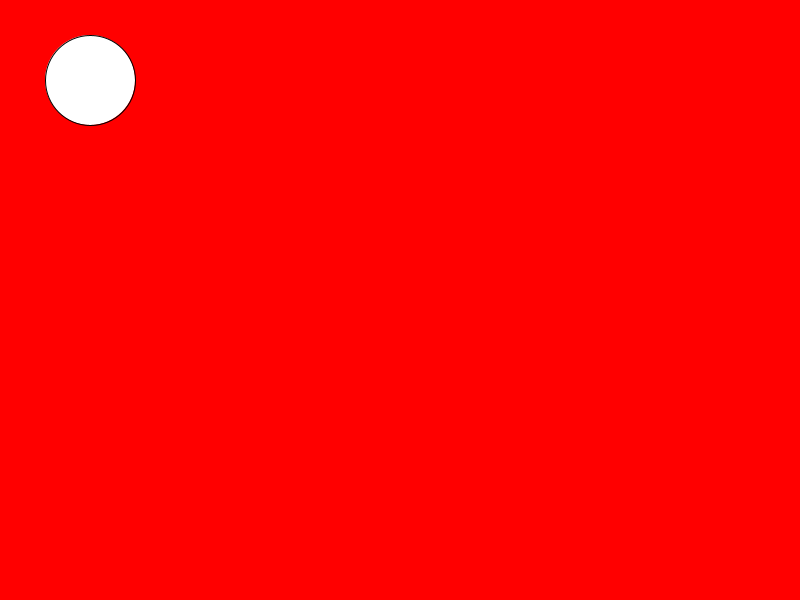
Frame 1 (no input)
Frame 60 (the mouse pressed at the canvas centre just before this capture): identical to frame 1, image omitted
Frame 120 (the mouse held since frame 60 and released just before this capture): identical to frame 1, image omitted

The Processing sketch that drew this single still picture (run headless with seeded random() and noise(); from frame 60 on, the mouse is pressed at the canvas centre):

// Processing sketch: slippery_dot
// ── slippery_dot.pde
/*** When you are done, this program will draw an ellipse 
     that jumps to new location each time you click on it.
***/
 
 // 1. Create three integer variables to represent the x, y, and the size of the ellipse
       int x = 90 ;
       int y  = 80;
       int sizeEllipseWidth = 90 ;
       int sizeEllipseHeight = 90 ;
    void setup() {
      // 2. Set the size of your sketch
            size(800,600);
    }
    
    void draw() {
    
      // 3. Set the background color of your sketch
      
      background(#ff0000);
      // 4. Draw an ellipse using the variables created at the top of the sketch for the location and size of your ellipse. 
      //    Make sure it fits in the window. Change the variables if it does not.
            ellipse(x, y, sizeEllipseWidth, sizeEllipseHeight);
    
    }
    
    /******** This method gets called automatically when you press the mouse ************/
    void mousePressed() {
      //5. Create an integer variable called distance
      int distance = getDistanceFromMouse(x, y); 
      //6. The getDistanceFromMouse() method below returns a number.
      
      
      //   Set the value of your distance variable to the value returned by the getDistance method
      //   You will need to pass the x and y location of your ellipse to this method.
           
          
      //7.  Use an if statement to check if your distance variable is < the radius of the ellipse
            if (distance < sizeEllipseWidth/2) {
              
            }
      //    If it is, make a new x AND y for the ellipse, for a new random location on the window
      //    Hint: Use code like this      x = (int) random(width);
            
      
    }
    
    /********  This method gives you the number of pixels between the mouse and the x,y point ***********/
    int getDistanceFromMouse(int x, int y) {
      return (int)Math.sqrt(Math.pow((mouseX-x),2) + Math.pow((mouseY-y),2));
    }
